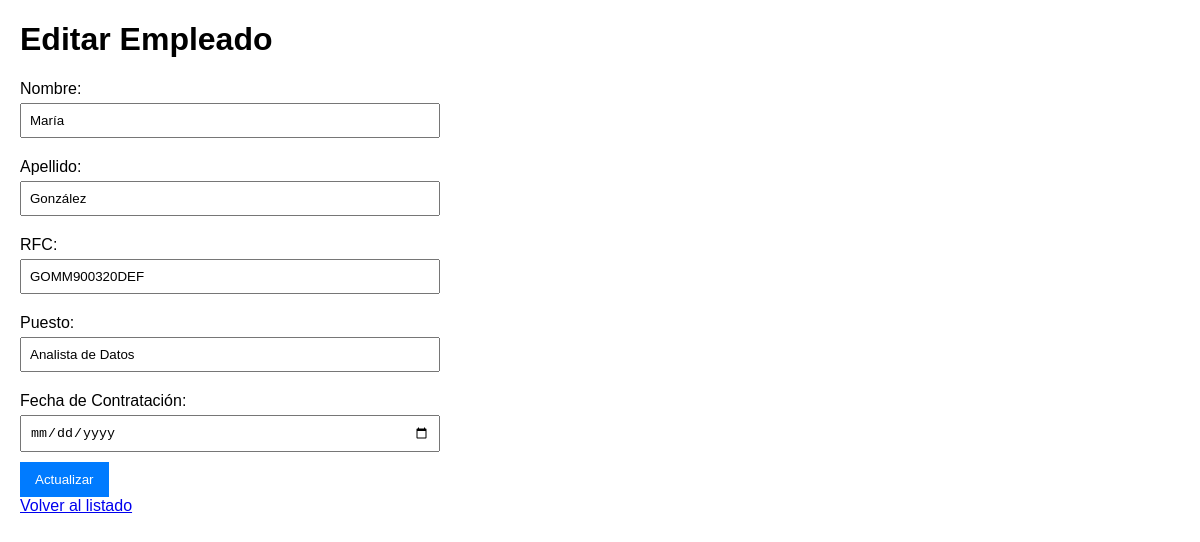
The page /editar/2/ on the database its author committed.
### app_empleados/models.py (models this page shows, shortened)
class Empleado(models.Model):
    nombre_empleado = models.CharField(max_length=100)
    apellido_empleado = models.CharField(max_length=100)
    rfc_empleado = models.CharField(max_length=13, unique=True)
    puesto_empleado = models.CharField(max_length=100)
    contratacion_empleado = models.DateField()

### app_empleados/views.py (the view, shortened to what this page needs)
# urls.py: path('editar/<int:id>/', views.editar_empleados, name='editar_empleados'),
def editar_empleados(request, id):
    empleado = get_object_or_404(Empleado, id=id)
    return render(request, 'editar_empleados.html', {'empleado': empleado})

### app_empleados/templates/editar_empleados.html (shortened to what this page needs)
<!DOCTYPE html>
<html lang="es">
<head>
</head>
<body>
    <h1>Editar Empleado</h1>
    <form method="post">
        <label>Nombre:</label>
        <input type="text" name="nombre_empleado" value="{{ empleado.nombre_empleado }}" required>
        <label>Apellido:</label>
        <input type="text" name="apellido_empleado" value="{{ empleado.apellido_empleado }}"  required>
        <label>RFC:</label>
        <input type="text" name="rfc_empleado" value="{{ empleado.rfc_empleado }}"  required>
        <label>Puesto:</label>
        <input type="text" name="puesto_empleado" value="{{ empleado.puesto_empleado }}"  required>
        <label for="contratacion_empleado">Fecha de Contratación:</label>
        <input type="date" id="contratacion_empleado" name="contratacion_empleado" value="{{ empleado.contratacion_empleado }}"  required>
        <button type="submit">Actualizar</button>
    </form>
    <a href="/">Volver al listado</a>
</body>
</html>

### app_empleados/templates/editar_empleados.html (style rules this page uses)
body { font-family: Arial, sans-serif; margin: 20px; }
form { max-width: 400px; }
label { display: block; margin: 10px 0 5px; }
input { width: 100%; padding: 8px; margin-bottom: 10px; }
button { background-color: #007BFF; color: white; padding: 10px 15px; border: none; cursor: pointer; }

### rows shown on the page
Empleado: nombre_empleado "María", apellido_empleado "González", rfc_empleado "GOMM900320DEF", puesto_empleado "Analista de Datos"
